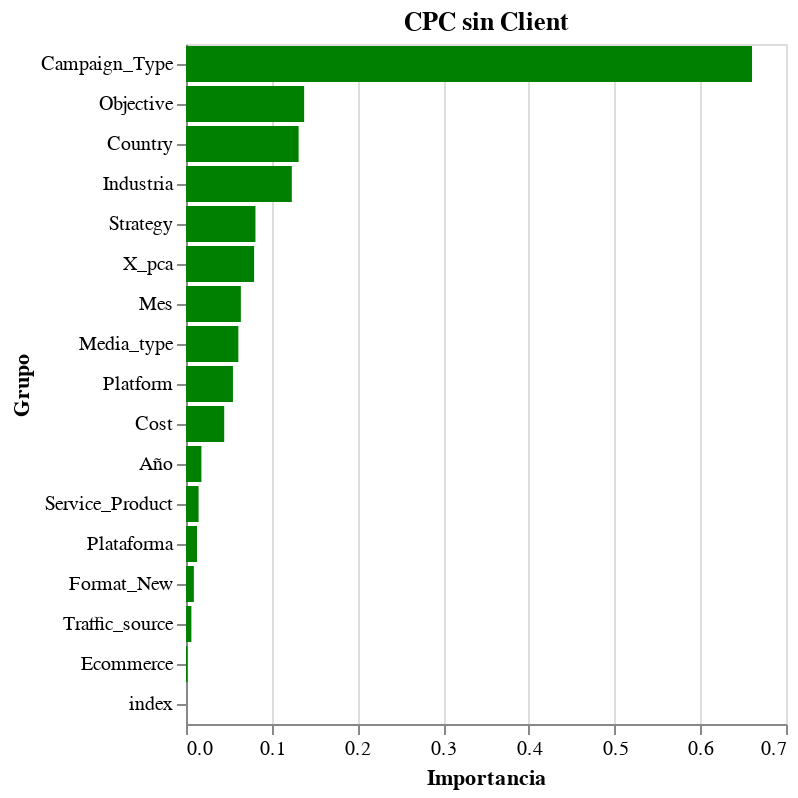

Notebook cell for this chart:
### Code cell
chart

### Figure 1 — Vega-Lite specification as saved in the notebook (floating-point values rounded to 4 significant figures)
{"config": {"view": {"continuousWidth": 300, "continuousHeight": 300}}, "data": {"name": "data-a8a9453a56b78e06fc1446dfd0c0ba37"}, "mark": {"type": "bar", "color": "green"}, "encoding": {"x": {"field": "Importance", "title": "Importancia", "type": "quantitative"}, "y": {"field": "Grupo", "sort": "-x", "title": "Grupo", "type": "nominal"}}, "title": "CPC sin Client", "$schema": "https://vega.github.io/schema/vega-lite/v5.14.1.json", "datasets": {"data-a8a9453a56b78e06fc1446dfd0c0ba37": [{"Grupo": "Campaign_Type", "Importance": 0.6604}, {"Grupo": "Objective", "Importance": 0.1378}, {"Grupo": "Country", "Importance": 0.1314}, {"Grupo": "Industria", "Importance": 0.1235}, {"Grupo": "Strategy", "Importance": 0.08103}, {"Grupo": "X_pca", "Importance": 0.07947}, {"Grupo": "Mes", "Importance": 0.06401}, {"Grupo": "Media_type", "Importance": 0.06108}, {"Grupo": "Platform", "Importance": 0.05478}, {"Grupo": "Cost", "Importance": 0.04458}, {"Grupo": "Año", "Importance": 0.01797}, {"Grupo": "Service_Product", "Importance": 0.01467}, {"Grupo": "Plataforma", "Importance": 0.01285}, {"Grupo": "Format_New", "Importance": 0.009159}, {"Grupo": "Traffic_source", "Importance": 0.006283}, {"Grupo": "Ecommerce", "Importance": 0.001698}, {"Grupo": "index", "Importance": 0.0}]}}
